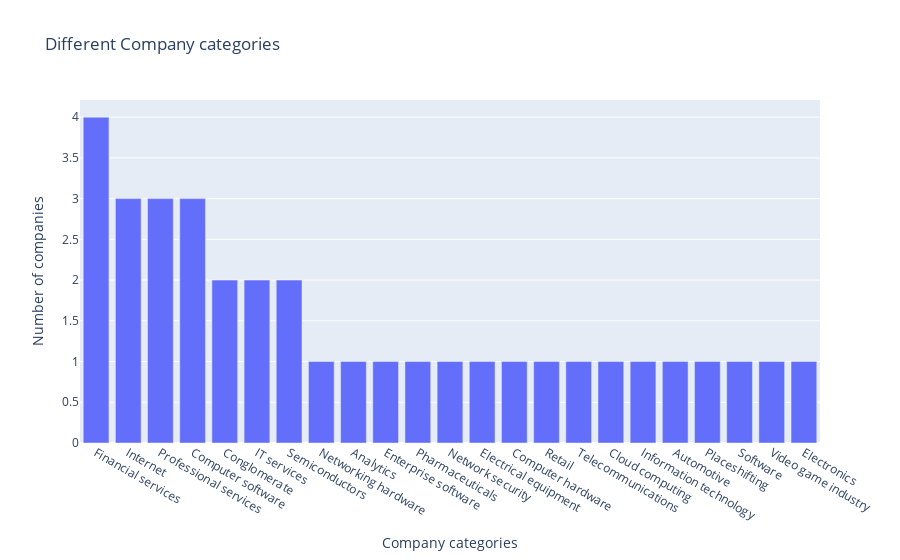

Notebook cell for this chart:
### Code cell
counts = (Counter(categories))
del counts['Others']
a = counts.most_common()
x_value=[]
y_value=[]
for i in a:
    x_value.append(i[0])
    y_value.append(i[1])
print(a)
data = [go.Bar(x=x_value,y=y_value)]
layout = dict(title='Different Company categories',xaxis=dict(title="Company categories"),
              yaxis = dict(title = "Number of companies"))
fig = go.Figure(data=data,layout=layout)
    
iplot(fig)

### Figure 1 — Plotly figure (JSON) as saved in the notebook; plotly's stock layout.template omitted (floating-point values rounded to 4 significant figures)
{"data": [{"type": "bar", "x": ["Financial services", "Internet", "Professional services", "Computer software", "Conglomerate", "IT services", "Semiconductors", "Networking hardware", "Analytics", "Enterprise software", "Pharmaceuticals", "Network security", "Electrical equipment", "Computer hardware", "Retail", "Telecommunications", "Cloud computing", "Information technology", "Automotive", "Placeshifting", "Software", "Video game industry", "Electronics"], "y": [4, 3, 3, 3, 2, 2, 2, 1, 1, 1, 1, 1, 1, 1, 1, 1, 1, 1, 1, 1, 1, 1, 1]}], "layout": {"title": {"text": "Different Company categories"}, "xaxis": {"title": {"text": "Company categories"}}, "yaxis": {"title": {"text": "Number of companies"}}}}
